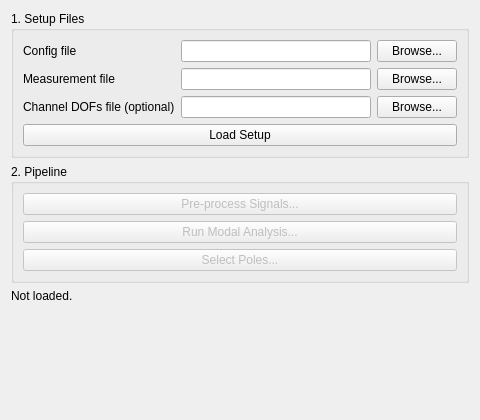
<?xml version="1.0" encoding="UTF-8"?>
<ui version="4.0">
 <class>SetupTabWidget</class>
 <widget class="QWidget" name="SetupTabWidget">
  <property name="geometry">
   <rect>
    <x>0</x>
    <y>0</y>
    <width>480</width>
    <height>420</height>
   </rect>
  </property>
  <property name="windowTitle">
   <string>Setup</string>
  </property>
  <layout class="QVBoxLayout" name="root_layout">
   <item>
    <widget class="QGroupBox" name="files_box">
     <property name="title">
      <string>1. Setup Files</string>
     </property>
     <layout class="QFormLayout" name="files_form">
      <item row="0" column="0">
       <widget class="QLabel" name="label_config_file">
        <property name="text">
         <string>Config file</string>
        </property>
       </widget>
      </item>
      <item row="0" column="1">
       <layout class="QHBoxLayout" name="config_file_row">
        <item>
         <widget class="QLineEdit" name="edit_config_file"/>
        </item>
        <item>
         <widget class="QPushButton" name="btn_browse_config">
          <property name="text">
           <string>Browse...</string>
          </property>
         </widget>
        </item>
       </layout>
      </item>
      <item row="1" column="0">
       <widget class="QLabel" name="label_meas_file">
        <property name="text">
         <string>Measurement file</string>
        </property>
       </widget>
      </item>
      <item row="1" column="1">
       <layout class="QHBoxLayout" name="meas_file_row">
        <item>
         <widget class="QLineEdit" name="edit_meas_file"/>
        </item>
        <item>
         <widget class="QPushButton" name="btn_browse_meas">
          <property name="text">
           <string>Browse...</string>
          </property>
         </widget>
        </item>
       </layout>
      </item>
      <item row="2" column="0">
       <widget class="QLabel" name="label_chan_dofs_file">
        <property name="text">
         <string>Channel DOFs file (optional)</string>
        </property>
       </widget>
      </item>
      <item row="2" column="1">
       <layout class="QHBoxLayout" name="chan_dofs_file_row">
        <item>
         <widget class="QLineEdit" name="edit_chan_dofs_file"/>
        </item>
        <item>
         <widget class="QPushButton" name="btn_browse_chan_dofs">
          <property name="text">
           <string>Browse...</string>
          </property>
         </widget>
        </item>
       </layout>
      </item>
      <item row="3" column="0" colspan="2">
       <widget class="QPushButton" name="btn_load_setup">
        <property name="text">
         <string>Load Setup</string>
        </property>
       </widget>
      </item>
     </layout>
    </widget>
   </item>
   <item>
    <widget class="QGroupBox" name="pipeline_box">
     <property name="title">
      <string>2. Pipeline</string>
     </property>
     <layout class="QVBoxLayout" name="pipeline_layout">
      <item>
       <widget class="QPushButton" name="btn_preprocess">
        <property name="enabled">
         <bool>false</bool>
        </property>
        <property name="text">
         <string>Pre-process Signals...</string>
        </property>
       </widget>
      </item>
      <item>
       <widget class="QPushButton" name="btn_modal_id">
        <property name="enabled">
         <bool>false</bool>
        </property>
        <property name="text">
         <string>Run Modal Analysis...</string>
        </property>
       </widget>
      </item>
      <item>
       <widget class="QPushButton" name="btn_select_poles">
        <property name="enabled">
         <bool>false</bool>
        </property>
        <property name="text">
         <string>Select Poles...</string>
        </property>
       </widget>
      </item>
     </layout>
    </widget>
   </item>
   <item>
    <widget class="QLabel" name="lbl_status">
     <property name="text">
      <string>Not loaded.</string>
     </property>
     <property name="wordWrap">
      <bool>true</bool>
     </property>
    </widget>
   </item>
   <item>
    <spacer name="bottom_spacer">
     <property name="orientation">
      <enum>Qt::Orientation::Vertical</enum>
     </property>
     <property name="sizeHint" stdset="0">
      <size>
       <width>20</width>
       <height>40</height>
      </size>
     </property>
    </spacer>
   </item>
  </layout>
 </widget>
 <resources/>
 <connections/>
</ui>
